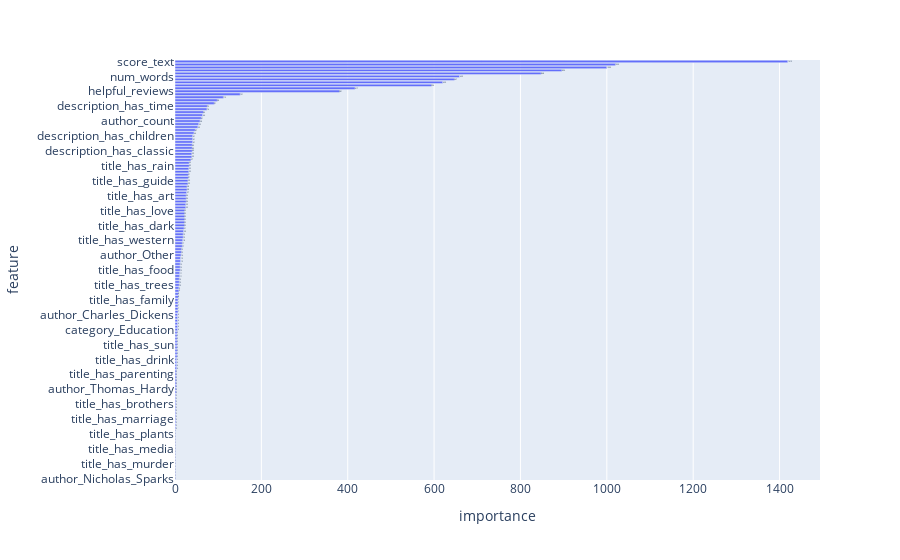

The notebook cell this image was saved under:
### Code cell
import plotly.express as px

fig = px.bar(importance_df.sort_values(by='importance', ascending=True),
             x='importance', y='feature', orientation='h', text='importance')
fig.show()

### Figure 1 — Plotly figure (JSON) as saved in the notebook; plotly's stock layout.template omitted (floating-point values rounded to 4 significant figures; data arrays with more than 128 entries replaced by an {"elided": "..."} marker saying what was removed)
{"data": [{"hovertemplate": "importance=%{text}<br>feature=%{y}<extra></extra>", "legendgroup": "", "marker": {"color": "#636efa", "pattern": {"shape": ""}}, "name": "", "orientation": "h", "showlegend": false, "text": {"elided": "141 float values"}, "textposition": "auto", "type": "bar", "x": {"elided": "141 float values"}, "xaxis": "x", "y": {"elided": "141 str values"}, "yaxis": "y"}], "layout": {"barmode": "relative", "legend": {"tracegroupgap": 0}, "margin": {"t": 60}, "xaxis": {"anchor": "y", "domain": [0, 1], "title": {"text": "importance"}}, "yaxis": {"anchor": "x", "domain": [0, 1], "title": {"text": "feature"}}}}
